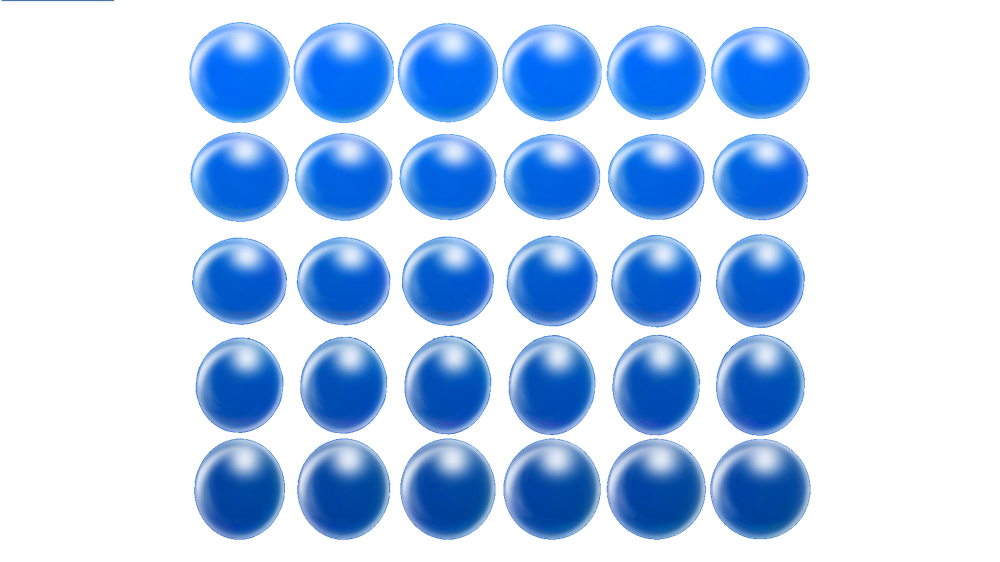
#> input picture OceanBeneath/assets/bubbles/bubbles.png, 1000 x 562 px, shrunk from 1920 x 1080 before the run
$ python split.py
#> lines starting #> are read from the running program, lines starting #| are printed output that depends on the picture
from PIL import Image
import numpy as np

img=Image.open("bubbles.png")
#> img is the input picture: PIL image 1000x562 RGBA; mean R, G, B, A 25, 50.9, 84.9, 94.8

data = np.asarray( img, dtype="uint8" )

alpha=data[:,:,3]
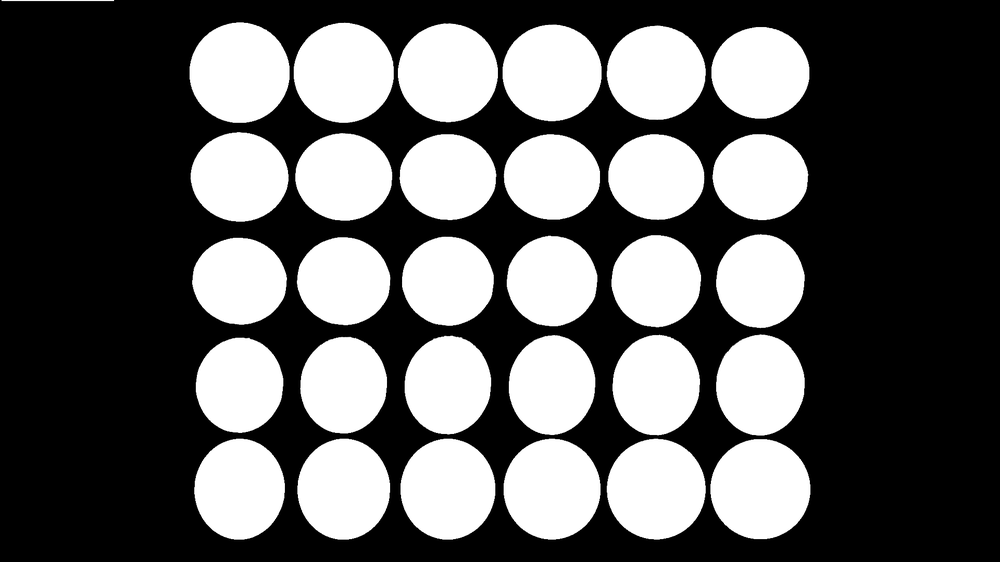
#> alpha: shape (562, 1000); min 0, max 255, mean 94.8

#> (the run stopped early here; a loop or call above may not have finished)
